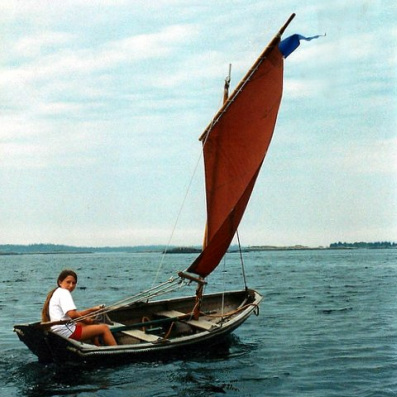
#> input picture image1.jpg, 397 x 397 px
$ jupyter execute z1_2018077.ipynb
#> lines starting #> are read from the running program, lines starting #| are printed output that depends on the picture
[cell 1]
from PIL import Image

#Με το μέσο όρο των τριών χρωματικών συνιστωσών
img = Image.open('image1.jpg')
#> img is the input picture: PIL image 397x397 RGB; mean R, G, B 154.3, 172.2, 169.2
imgG = img.convert('L')
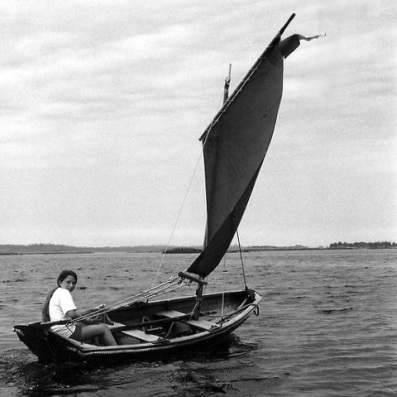
#> imgG: PIL image 397x397 L; min 0, max 255, mean 166.5
for x in range(img.size[0]):
    for y in range(img.size[1]):
        imgG.putpixel((x,y),int(sum(img.getpixel((x,y)))/3))
imgG.save('image1_g_a.jpg')

#Με την ελάχιστη τιμή των τριών χρωματικών συνιστωσών
imgG_min= Image.new('L',(img.size[0],img.size[1]))
#> imgG_min: PIL image 397x397 L; every value is 0
for x in range(img.size[0]):
    for y in range(img.size[1]):
        imgG_min.putpixel((x,y),int(min(img.getpixel((x,y)))))
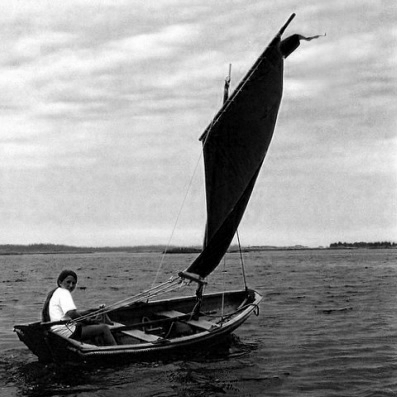
#> imgG_min: PIL image 397x397 L; min 0, max 255, mean 147.4
imgG_min.save('image1_g_b.jpg')

#Με τη μέγιστη τιμή των τριών χρωματικών συνιστωσών
imgG_max= Image.new('L',(img.size[0],img.size[1]))
for x in range(img.size[0]):
    for y in range(img.size[1]):
        imgG_max.putpixel((x,y),int(max(img.getpixel((x,y)))))
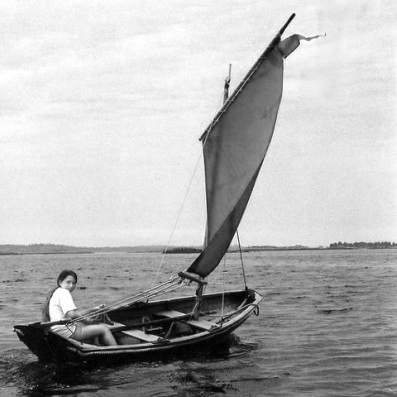
#> imgG_max: PIL image 397x397 L; min 0, max 255, mean 178
imgG_max.save('image1_g_c.jpg')

imgG_max.show()
imgG_min.show()
imgG.show()
